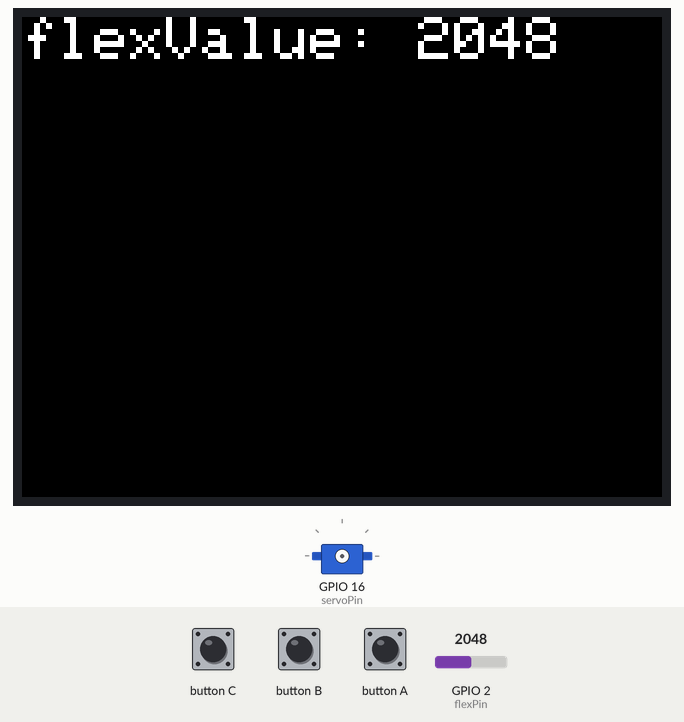
Simulated run of this program. Board: ESP32. On the bench: 320×240 colour display, servo. Inputs (shaded band) come from the test bench; at power-on: GPIO 2 (flexPin) = 2048. Servo pulses on a pin are drawn as a servo (544–2400 µs = 0–180°).

Above: at 1.3 s.
1.4 s: GPIO 2 (flexPin) set to 1228
At 2.5 s:
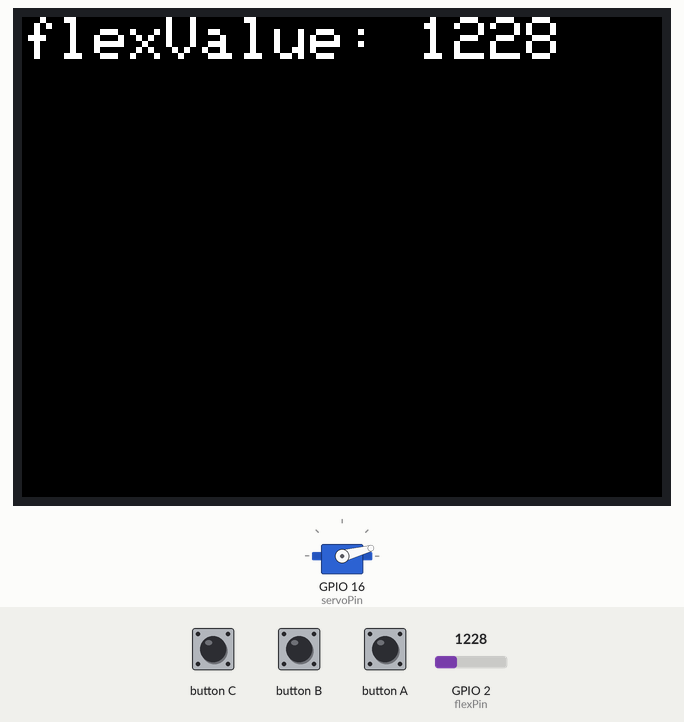
2.9 s: GPIO 2 (flexPin) set to 491
At 3.6 s:
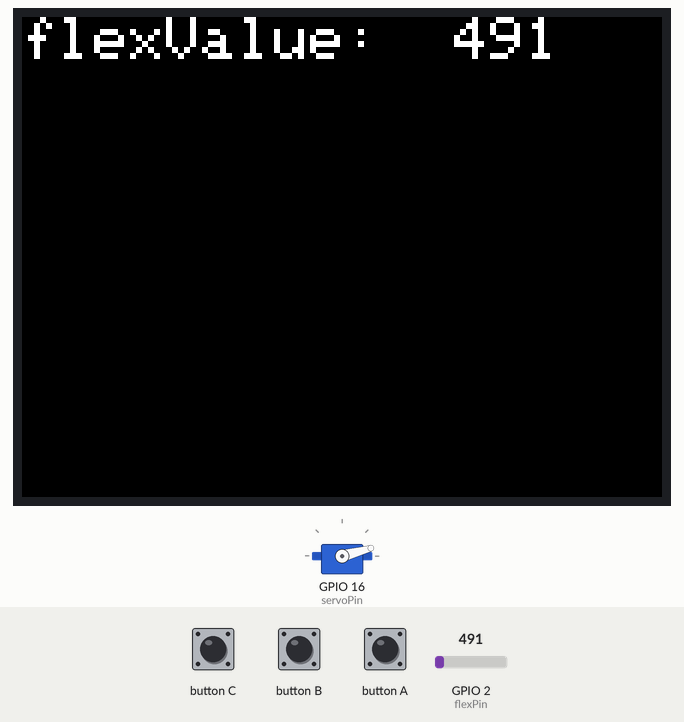
4.4 s: GPIO 2 (flexPin) set to 1228
At 5.8 s:
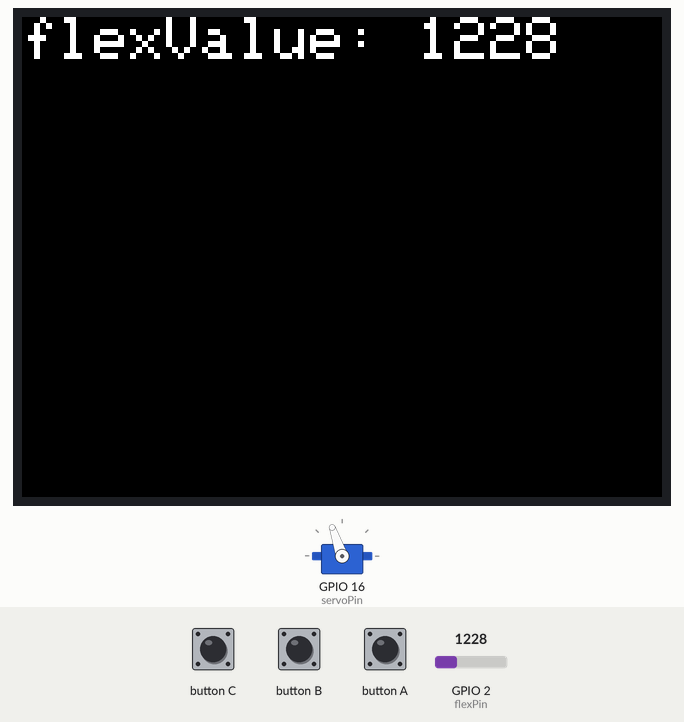
Timing chart, 0 to 7.4 s (numbered marks = the images above; inputs shaded):
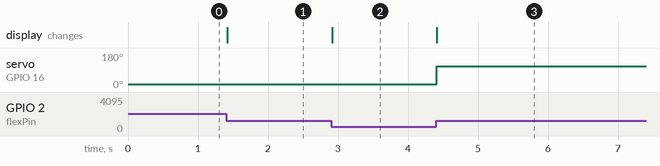

Measured:
- after the input at 1.4 s, the display: changes at once (image 1)
- after the input at 2.9 s, the display: changes at once (image 2)
- after the input at 4.4 s, servo on GPIO 16 (servoPin): 15° → 109° at once; the display: changes at once (image 3)

The program:

main.cpp
```cpp
#include <M5Unified.h>

int servoPin = 16;
//flexセンサは3.3V電源を使用し、10kΩ抵抗とつないで使用した
int flexPin = 2;

//PWMの設定
const double PWM_Hz = 50;   //PWM周波数
const uint8_t PWM_level = 16; //PWM 16bit(0～65535)

int flexMax = 0;
int flexMin = 4095;

void setup() {
  //M5Stackの初期化
  auto cfg = M5.config();
  cfg.serial_baudrate = 9600;
  M5.begin(cfg);

  //ディスプレイの設定
  M5.Display.setTextSize(3);
  M5.Display.println("Hello, World!");

  //フレックスセンサのピンの設定
  pinMode(flexPin, INPUT);

  //モータのPWMのチャンネル、周波数の設定
  pinMode(servoPin, OUTPUT);
  ledcSetup((uint8_t)1, PWM_Hz, PWM_level);
  //モータのピンとチャンネルの設定
  ledcAttachPin(servoPin, 1);
}
void loop() {
  M5.update();

  //flexセンサの値を取得
  int flexValue = analogRead(flexPin);
  M5.Display.setCursor(0, 0);
  M5.Display.printf("flexValue: %4d\n", flexValue);

  if(flexValue > flexMax){
    flexMax = flexValue;
  }
  if(flexValue < flexMin){
    flexMin = flexValue;
  }

  //サーボの角度を変更
  //サンプルプログラムで2300-9000の範囲を使用していたので、その範囲にマッピング
  int servoValue = map(flexValue, flexMin, flexMax, 2300, 9000);
  ledcWrite(1, servoValue);
  //サーボ
  // for (int i = 2300; i <= 9000; i=i+100) {
  //   ledcWrite(1, i);
  //   delay(30);
  //   Serial.printf("%d\n", i);
  // }
  // for (int i = 9000; i > 2300; i=i-100) {
  //   ledcWrite(1, i);
  //   delay(30);
  //   Serial.printf("%d\n", i);
  // }
}
```
